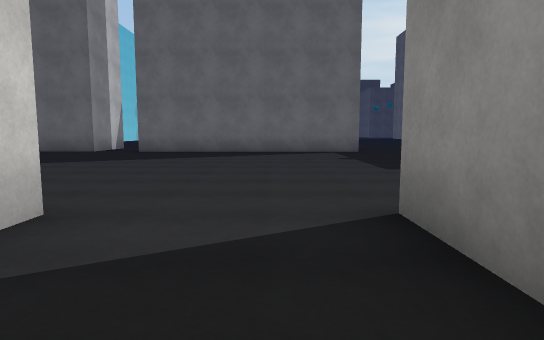
view 1 (above)

24 first-person views from a walk through a Unity game level. The camera is 1.3 m above the floor, tilts 6° down and sees 75° across. The floor is counted in squares, 2 m on a side. Each view is taken from the middle of a square. On the plan, view 1 faces up. The plan holds only what a view shows up to about 10 squares ahead; the rest is blank. The place goes on beyond the plan. The player is left out. Surface patterns are stand-ins for the level's own textures.

view 2
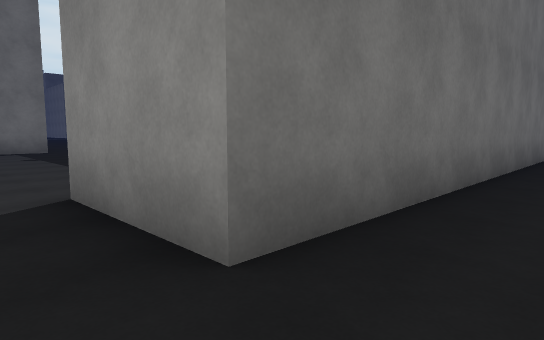

view 3
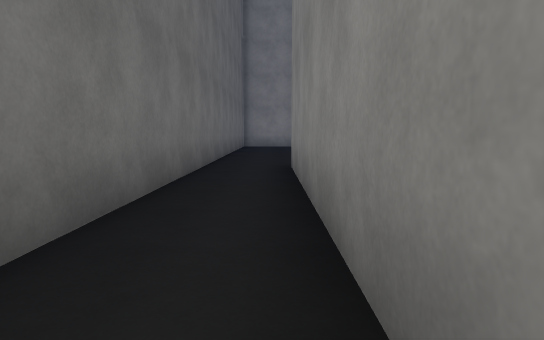

view 4
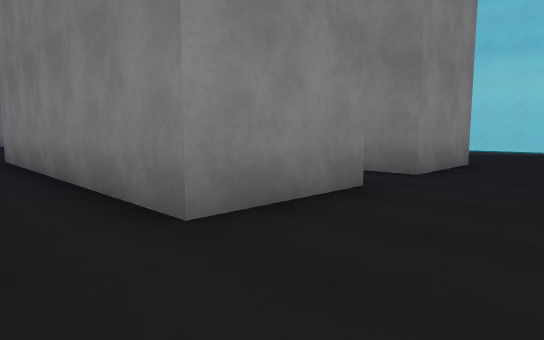

view 5
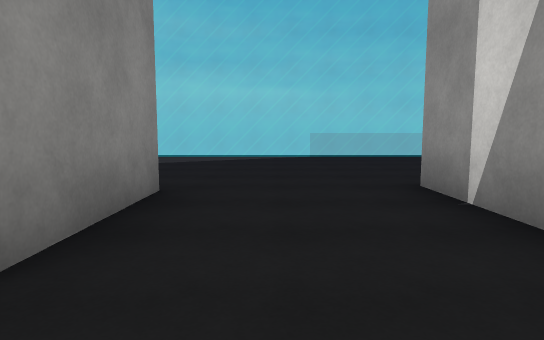

view 6
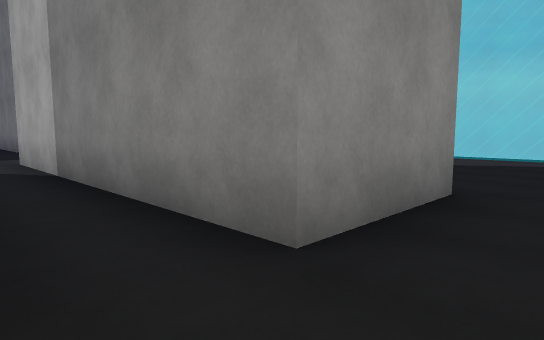

view 7
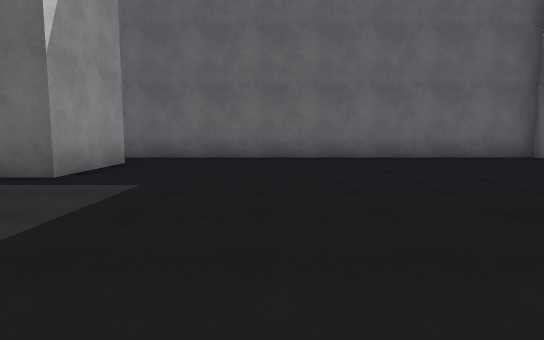

view 8
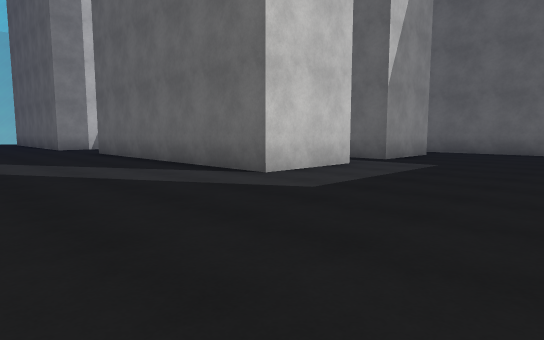

view 9
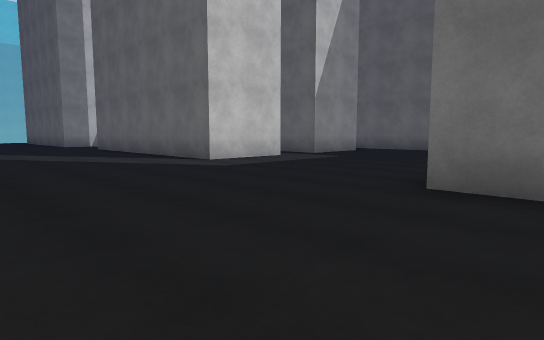

view 10
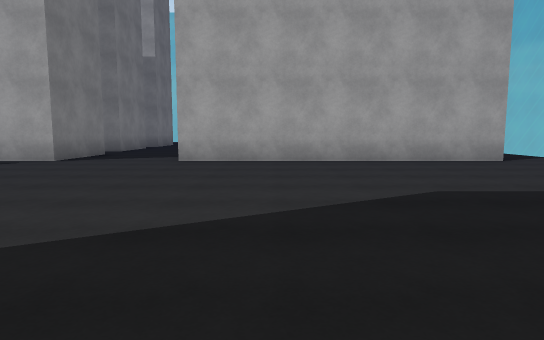

view 11
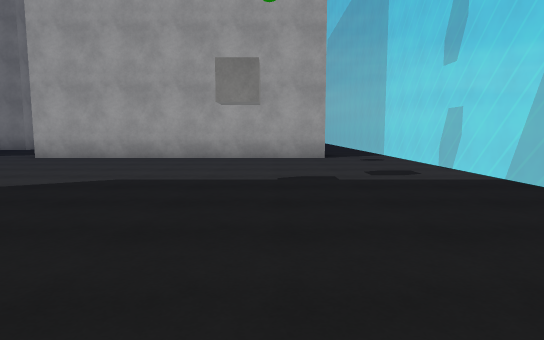

view 12
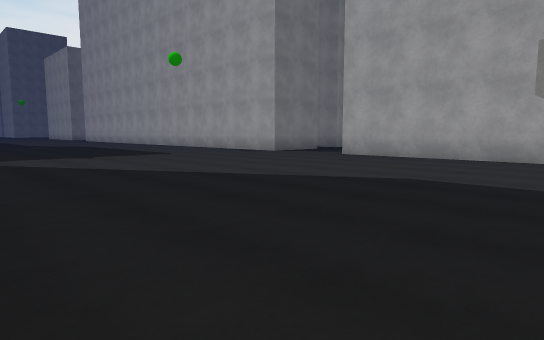

view 13
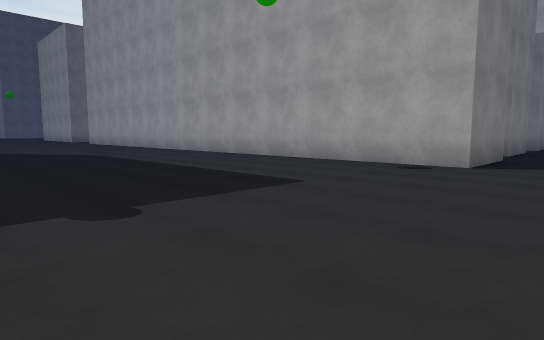

view 14
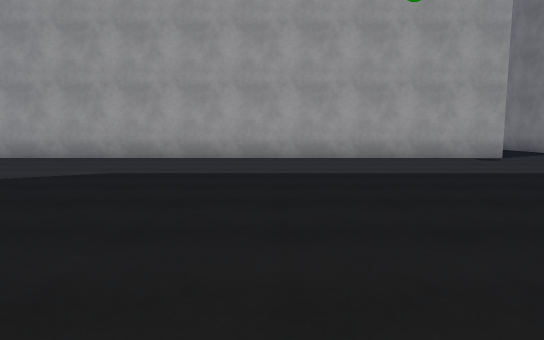

view 15
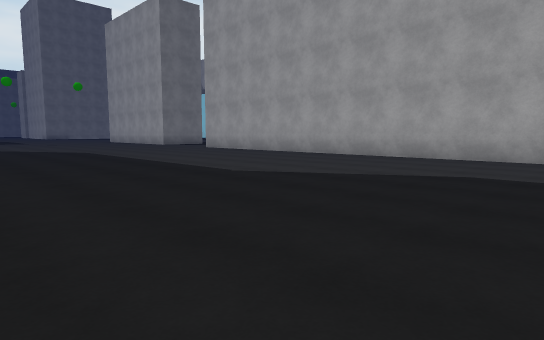

view 16
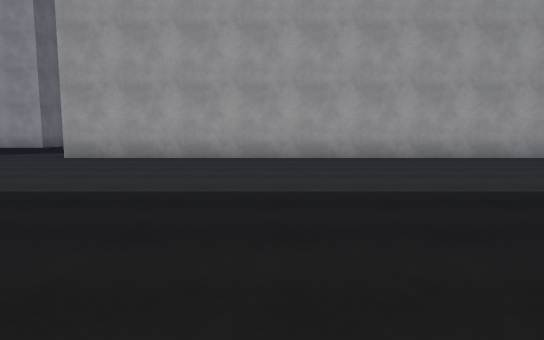

view 17
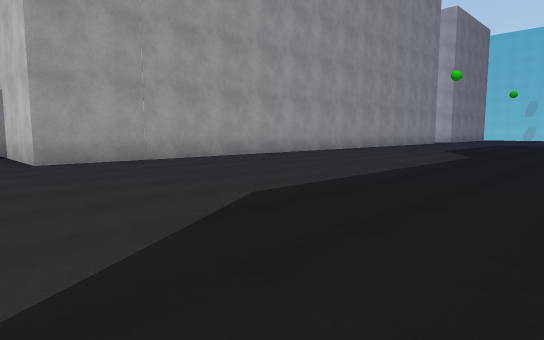

view 18
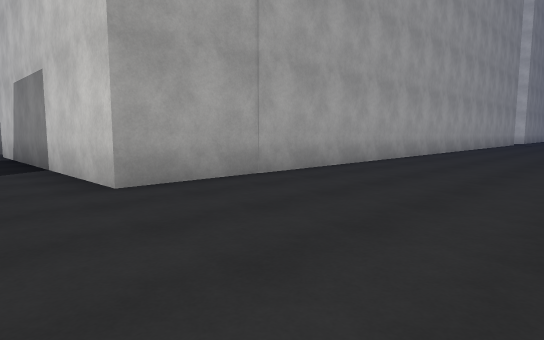

view 19
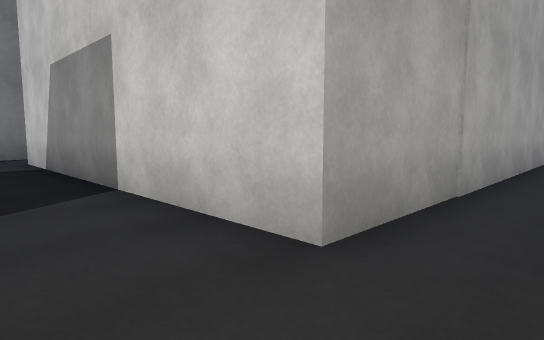

view 20
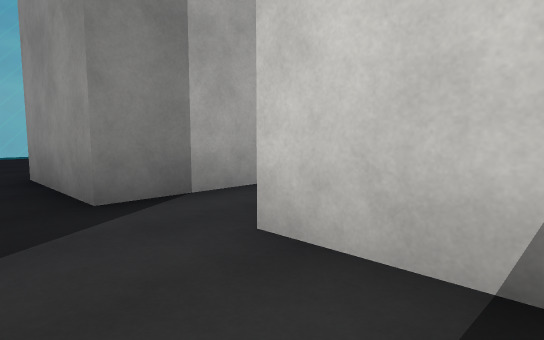

view 21
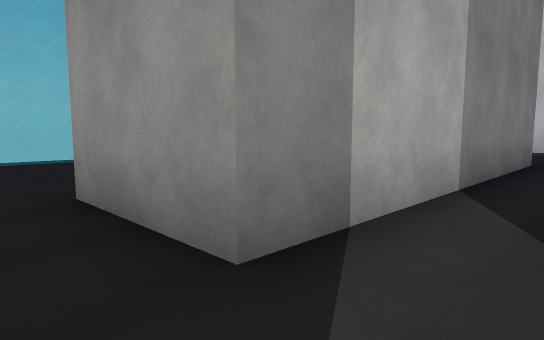

view 22
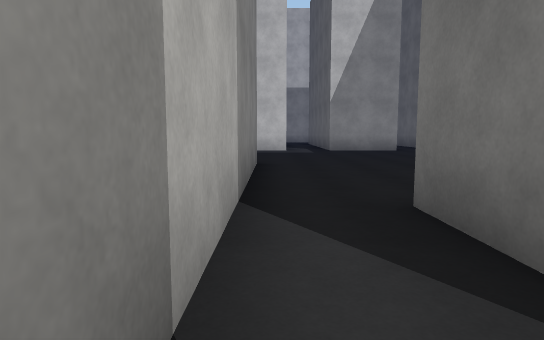

view 23
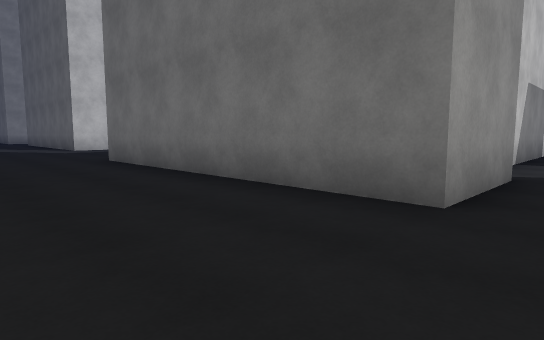

view 24
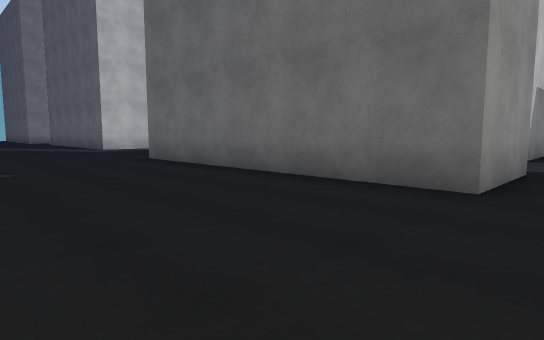

### Floor plan
Key: @ floor where view 1 was taken; # wall or solid block; . floor; = window, fence, low wall or low ledge.
Columns run from 13 left of view 1 to 23 right of it. Each row starts with its distance up from view 1.
 12      ....           ......   .
 11     ............   ..................
 10    ..................................
  9   ...................................
  8   ...................................
  7   ...................................
  6  =...................................
  5 ==...................................
  4 ==...................................
  3 ==............###################....
  2 ==..########..#####################..
  1             ..################### #..
  0             .@..................###..
 -1             ....................  #.
 -2             ...########........   #.
 -3             ...#     ##........   #..
 -4             ...#     #..........###..
 -5             .........................
 -6            #...########..............
 -7            #...########.....########.
 -8            #...########.....########.
 -9            .................#######..
-10           ...........................
-11           ...........................
-12           .......  ..................
-13          ........        .....  .....
-14          ========                 =
-15                ==                 =

Where each view was taken, in squares from view 1:
view 1: 0 up, 0 right, facing up
view 2: 1 down, 0 right, facing up-right
view 3: 1 down, 2 right, facing right
view 4: 0 up, 1 left, facing down-right
view 5: 4 down, 0 right, facing down
view 6: 4 down, 0 right, facing down-right
view 7: 9 down, 12 right, facing up
view 8: 12 down, 13 right, facing up-left
view 9: 13 down, 16 right, facing up-left
view 10: 11 up, 4 left, facing down
view 11: 12 up, 8 left, facing down
view 12: 12 up, 8 left, facing down-right
view 13: 10 up, 1 left, facing down-right
view 14: 12 up, 7 right, facing down
view 15: 12 up, 8 right, facing down-right
view 16: 12 up, 16 right, facing down
view 17: 11 up, 23 right, facing down-left
view 18: 7 up, 23 right, facing down-left
view 19: 4 up, 23 right, facing down-left
view 20: 3 down, 23 right, facing down-left
view 21: 5 down, 23 right, facing down-left
view 22: 6 down, 22 right, facing left
view 23: 12 down, 23 right, facing up-left
view 24: 13 down, 23 right, facing up-left
